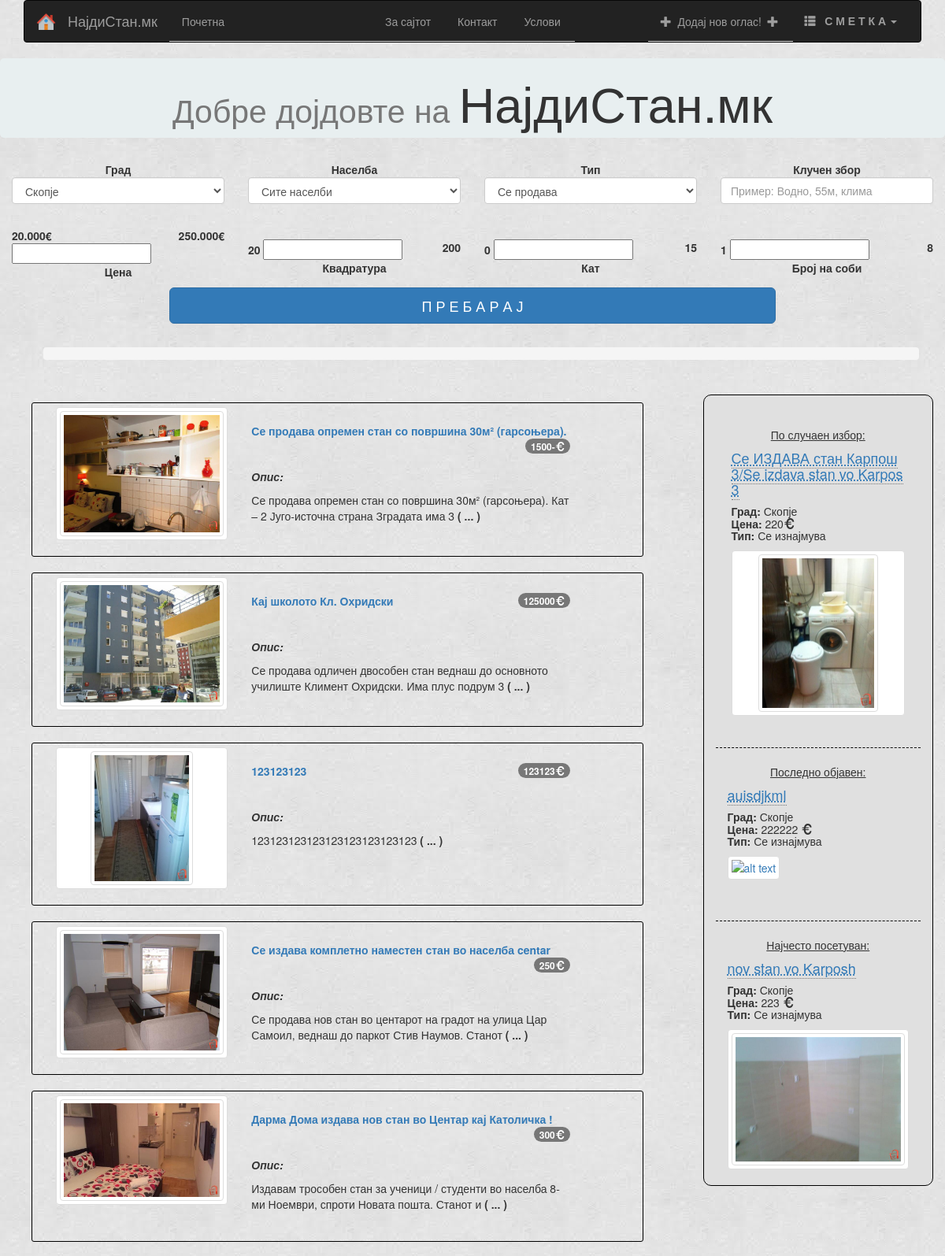
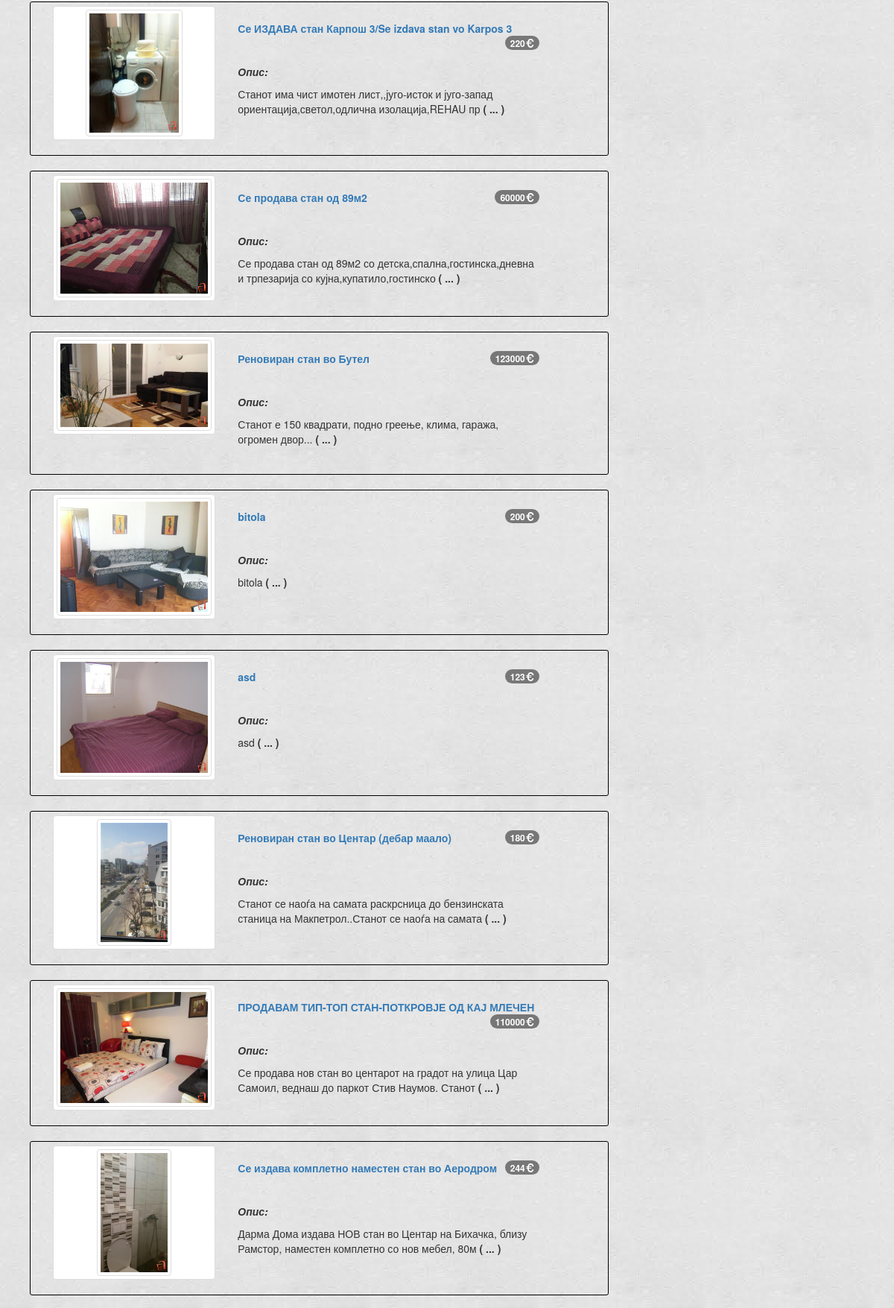
/index (upper part), run on the app's committed database (2 pictures, top to bottom).
### app/models.py (models this page shows, shortened)
class Condo(db.Model):
    condoId = db.Column(db.Integer, primary_key=True)
    title = db.Column(db.String(30))
    description = db.Column(db.String(150))
    city = db.Column(db.String(30))
    area = db.Column(db.String(30), nullable=True)
    address = db.Column(db.String(80))
    price = db.Column(db.Integer)
    quadrature = db.Column(db.Integer)
    rooms = db.Column(db.Integer)
    floor = db.Column(db.Integer)
    timestamp = db.Column(db.DateTime)
    timesVisited = db.Column(db.Integer)
    available = db.Column(db.Boolean, default=True)
    isApproved = db.Column(db.Boolean, default=False)
    types = db.Column(db.Boolean, default=False)
    user_id = db.Column(db.Integer, db.ForeignKey('users.userId'))
    comsPerCondo = db.relationship('Comment', backref='commentsPerCondo', lazy='dynamic')
    imgsPerCondo = db.relationship('Images', backref='imagesPerCondo', lazy='dynamic')
    actedOn = db.Column(db.Boolean, default=False)

class Images(db.Model):
    imgId = db.Column(db.Integer, primary_key=True)
    path = db.Column(db.String(256))
    condo_id = db.Column(db.Integer, db.ForeignKey('condo.condoId'))

### app/views.py (the view)
@app.route('/', methods=['GET', 'POST'])
@app.route('/index', methods=['GET', 'POST'])
def index():
    indCondos = Condo.query.all()
    indexCondos = random.sample(indCondos, 15)
    forms = ListingIndex()
    lastSubmitedCondo = Condo.query.filter(Condo.isApproved == 1).order_by(Condo.timestamp.desc()).first()
    mostVisitedCondo = Condo.query.filter(Condo.isApproved == 1).order_by(Condo.timesVisited.desc()).first()
    randCon = Condo.query.filter(Condo.isApproved == 1).all()
    randomCondo = random.choice(randCon)
    random.choice(randCon, )
    return render_template("index.html",
                           title='Дома',
                           forms=forms,
                           lastCondo=lastSubmitedCondo,
                           mostVisited=mostVisitedCondo,
                           randomCondo=randomCondo,
                           indexCondos=indexCondos
                           )

### app/forms.py
class ListingIndex(FlaskForm):
    city = SelectField('Град', choices=CITIES)
    area = SelectField('Регион', choices=SK_AREA)
    keyword = StringField('Барај по клучен збор')
    types = SelectField('Тип', choices=[('0', 'Се продава'), ('1', 'Се издава')])
    submit = SubmitField('П Р Е Б А Р А Ј')

### app/views.py (called while the page is built)
@app.before_request
def before_request():
    g.user = current_user
    if g.user.is_authenticated:
        g.user.lastSeen = datetime.datetime.utcnow()
        db.session.add(g.user)
        db.session.commit()

### app/templates/index.html (shortened to what this page needs)
{% extends "base.html" %}
{% import 'macros.html' as macros %}
{% block content %}
    <div class="row">
        <div class="row" style="margin-bottom: 30px;">
             <div class="jumbotron" style=" padding: 1px !important; background-color: #E8EFF0; border-radius: 5px">
                <h1 class="text-center"><small>Добре дојдовте на </small>НајдиСтан.мк</h1>
              </div>
             <form action="/search" method="GET" autocomplete="off">
                <div class="col-md-3 col-lg-3" style="text-align: center; " >
                    <b>Град</b>
                    {{macros.render_field(forms.city, label_visible=false)}}
                </div>
                <div class="col-md-3 col-lg-3" style="text-align: center; " >
                    <b>Населба</b>
                    <td>{{macros.render_field(forms.area, label_visible=false)}}</td>
                </div>
                <div class="col-md-3 col-lg-3" style="text-align: center; " >
                     <b>Тип</b>
                     <td>{{macros.render_field(forms.types, label_visible=false)}}</td>
                </div>
                <div class="col-md-3 col-lg-3" style="text-align: center; " >
                    <b>Клучен збор</b>
                    {{macros.render_field(forms.keyword, label_visible=false,  placeholder='Пример: Водно, 55м, клима')}}
                </div>
                <div id="prim" class="col-md-3 col-lg-3" style="margin-top: 15px" >
                   <b>20.000€</b> <b style="float: right">250.000€</b>  <input id="ex1" type="text" class="slider" value="" data-slider-min="20000" data-slider-max="250000" data-slider-step="10000" data-slider-value="[30000,200000]"/>
                   <p style="text-align: center"><b>Цена</b></p>
                </div>
                <div class="col-md-3 col-lg-3 " style="margin-top: 30px" >
                   <b>20</b><b style="float: right">200</b> <input id="ex2" type="text" class="slider" value="" data-slider-min="20" data-slider-max="200" data-slider-step="5" data-slider-value="[55,155]"/>
                    <p style="text-align: center"><b>Квадратура</b></p>
                 </div>
                <div class="col-md-3 col-lg-3" style="margin-top: 30px" >
                   <b>0</b><b style="float: right">15</b> <input width="200px" id="ex3" type="text" class="slider" value="" data-slider-min="0" data-slider-max="15" data-slider-step="1" data-slider-value="[1,12]"/>
                    <p style="text-align: center"><b>Кат</b></p>
                </div>
                <div class="col-md-3 col-lg-3" style="margin-top: 30px" >
                    <b>1</b><b style="float: right">8</b> <input width="75%" id="ex4" type="text" class="slider" value="" data-slider-min="1" data-slider-max="8" data-slider-step="1" data-slider-value="[2,7]"/>
                     <p style="text-align: center"><b>Број на соби</b></p>
                </div>
                <div class="col-md-8 col-lg-8 col-md-offset-2 col-lg-offset-2" >
                    {{macros.render_field_sub(forms.submit, label_visible=false, class='btn btn-lg btn-block btn-primary')}}
                </div>
              </form>
        </div>
        <div id="searchCriteria" style="height: 40px; width: 95%; margin: 20px 40px ">
            <ol class="breadcrumb">
            </ol>
        </div>
        <div class="col-md-9 col-lg-9" style=" margin-bottom: 30px; ">
            {% if indexCondos %}
                {% for condo in indexCondos %}
                    {% include 'listingIndex.html' %}
                {% endfor %}
            {% else %}
                <h4>Нема станови кои ги исполнуваат вашите критериуми :(</h4>
            {% endif %}
        </div>
        <div class="col-md-3 col-lg-3" style="border: 1px solid black; border-radius: 10px; margin-bottom: 30px;background: #E0E0E0; ">
            <div class="col-md-12 col-lg-12" style=" min-height: 200px; border-bottom: 1px dashed black; margin-top: 20px; padding: 20px;">
                <p class="text-center"><ins>По случаен избор:</ins></p>
                <h4><a href="{{url_for('listingPreview', cid=randomCondo.condoId)}}"><abbr title="{{randomCondo.description}}">{{randomCondo.title}}</abbr></a></h4>
                <h5><b>Град:</b> {{randomCondo.city}} <br> <b>Цена:</b> {{randomCondo.price}}<span class="glyphicon glyphicon-eur"></span> <br> <b>Тип:</b>{% if randomCondo.types %} Се изнајмува {% else %} Се продава {% endif %}</h5>
                 {% if randomCondo.imgsPerCondo[0] %}
                <a class="thumbnail" href="{{randomCondo.imgsPerCondo[0].path[3:]}}" data-lightbox="1" >
                <img class="img-thumbnail" src="{{randomCondo.imgsPerCondo[0].path[3:]}}"  alt="Не постои слика..." style="max-height: 200px;" /></a>
                 {% else %}
                 <a href="#" >
                <img class="img-thumbnail" src=""  alt="Не постои слика..." /></a>
                {% endif %}
            </div>
            <div class="col-md-12 col-lg-12" style=" min-height: 200px; border-bottom: 1px dashed black;  margin-top: 20px;">
                <p class="text-center"><ins>Последно објавен:</ins></p>
                <h4><a href="{{url_for('listingPreview', cid=lastCondo.condoId)}}"><abbr title="{{lastCondo.description}}">{{lastCondo.title}}</abbr></a></h4>
                <h5><b>Град:</b> {{lastCondo.city}} <br> <b>Цена:</b> {{lastCondo.price}} <span class="glyphicon glyphicon-eur"></span> <br> <b>Тип:</b>{% if lastCondo.types %} Се изнајмува {% else %} Се продава {% endif %}</h5>
                {% if lastCondo.imgsPerCondo[0] %}
                <a class="thumbnail" href="{{lastCondo.imgsPerCondo[0].path[3:]}}"  data-lightbox="2" >
                <img class="img-thumbnail" src="{{lastCondo.imgsPerCondo[0].path[3:]}}"  alt="Не постои слика..." style="max-height: 200px;"  /></a>
                {% else %}
                <a href="#" >
                <img class="img-thumbnail" src=""  alt="alt text" /></a>
                {% endif %}
            </div>
            <div class="col-md-12 col-lg-12" style=" min-height: 200px;  margin-top: 20px;">
                <p class="text-center"><ins>Најчесто посетуван:</ins></p>
                <h4><a href="{{url_for('listingPreview', cid=mostVisited.condoId)}}"><abbr title="{{mostVisited.description}}">{{mostVisited.title}}</abbr></a></h4>
                <h5><b>Град:</b> {{mostVisited.city}} <br> <b>Цена:</b> {{mostVisited.price}} <span class="glyphicon glyphicon-eur"></span> <br> <b>Тип:</b>{% if mostVisited.types %} Се изнајмува {% else %} Се продава {% endif %}</h5>
                {% if mostVisited.imgsPerCondo[0] %}
                <a class="thumbnail" href="{{mostVisited.imgsPerCondo[0].path[3:]}}"  data-lightbox="3"  >
                <img class="img-thumbnail" src="{{mostVisited.imgsPerCondo[0].path[3:]}}" alt="Не постои слика..." style="max-height: 200px;" /></a>
                {% else %}
                <a href="#" >
                <img class="img-thumbnail" src=""  alt="Не постои слика..." /></a>
                {% endif %}
            </div>
        </div>
    </div>
{% endblock %}

### app/templates/listingIndex.html
<div class="col-md-11 col-lg-11 listingIndex" style="border: 1px solid black;  margin: 10px; border-radius: 3px;">
    {% if condo.imgsPerCondo[0] %}
    <div class="col-md-4 col-lg-4" style="margin-top:5px">
        <a class="thumbnail" href="{{condo.imgsPerCondo[0].path[3:]}}"  data-lightbox="{{condo.condoId}}" style="max-height:180px;"   >
            <img class="img-thumbnail" src="{{condo.imgsPerCondo[0].path[3:]}}" alt="Не постои слика..." style="max-height:170px;" /></a>
    </div>
    {% else %}
    <div class="col-md-4 col-lg-4" style="margin-top:5px">
        <a class="thumbnail" href=""  data-lightbox="3"  >
            <img class="img-thumbnail" src="/static/img/icons/noimg.png" alt="Не постои слика..." style="max-height: 200px;" /></a>
    </div>
    {% endif %}
    <div  class="col-md-7 col-lg-7 " style="border: 0px solid #efefef; height: 190px;">
        <div clas="row" style="border: 0px solid #efefef; height: 20%; margin-top: 25px; ">
            <a href="{{url_for('listingPreview',cid=condo.condoId)}}"> <b>{{condo.title}}</b></a> <span class="badge" style="float: right">{{condo.price}}<span class="glyphicon glyphicon-eur"></span> </span>
        </div>
        <div clas="row" style=" height: 80%; margin-top: 20px;">
            <p><i><b>Опис:</b></i></p>
            <p data-toggle="tooltip" title="{{condo.description}}" style='cursor: pointer;'>{{condo.description[:100]}} <b>( ... )</b></p>
        </div>
    </div>
</div>

### app/templates/base.html (style rules this page uses)
body { background-image: url("../../../static/img/icons/bg.jpg"); }

### data on the page
Condo: path (picture), title "Се продава опремен стан со површина 30м² (гарсоњера).", price "1500-", description "Се продава опремен стан со површина 30м² (гарсоњера). Кат – 2 Југо-источна страна Зградата има 3"
Condo: path (picture), title "Кај школото Кл. Охридски", price "125000", description "Се продава одличен двособен стан веднаш до основното училиште Климент Охридски. Има плус подрум 3"
Condo: path (picture), title "123123123", price "123123", description "123123123123123123123123123"
Condo: path (picture), title "Се издава комплетно наместен стан во населба centar", price "250", description "Се продава нов стан во центарот на градот на улица Цар Самоил, веднаш до паркот Стив Наумов. Станот"
Condo: path (picture), title "Дарма Дома издава нов стан во Центар кај Католичка !", price "300", description "Издавам трособен стан за ученици / студенти во населба 8-ми Ноември, спроти Новата пошта. Станот и"
Condo: path (picture), title "Се ИЗДАВА стан Карпош 3/Se izdava stan vo Karpos 3", price "220", description "Станот има чист имотен лист,,југо-исток и југо-запад ориентација,светол,одлична изолација,REHAU пр", city "Скопје"
Condo: path (picture), title "Се продава стан од 89м2", price "60000", description "Се продава стан од 89м2 со детска,спална,гостинска,дневна и трпезарија со кујна,купатило,гостинско"
Condo: path (picture), title "Реновиран стан во Бутел", price "123000", description "Станот е 150 квадрати, подно греење, клима, гаража, огромен двор..."
Condo: path (picture), title "bitola", price "200", description "bitola"
Condo: path (picture), title "asd", price "123", description "asd"
Condo: path (picture), title "Реновиран стан во Центар (дебар маало)", price "180", description "Станот се наоѓа на самата раскрсница до бензинската станица на Макпетрол..Станот се наоѓа на самата"
Condo: path (picture), title "ПРОДАВАМ ТИП-ТОП СТАН-ПОТКРОВЈЕ ОД КАЈ МЛЕЧЕН", price "110000", description "Се продава нов стан во центарот на градот на улица Цар Самоил, веднаш до паркот Стив Наумов. Станот"
Condo: path (picture), title "Се издава комплетно наместен стан во Аеродром", price "244", description "Дарма Дома издава НОВ стан во Центар на Бихачка, близу Рамстор, наместен комплетно со нов мебел, 80м"
Images: path (picture)
Condo: title "auisdjkml", city "Скопје", price "222222"
Condo: title "nov stan vo Karposh", city "Скопје", price "223"
Images: path (picture)
